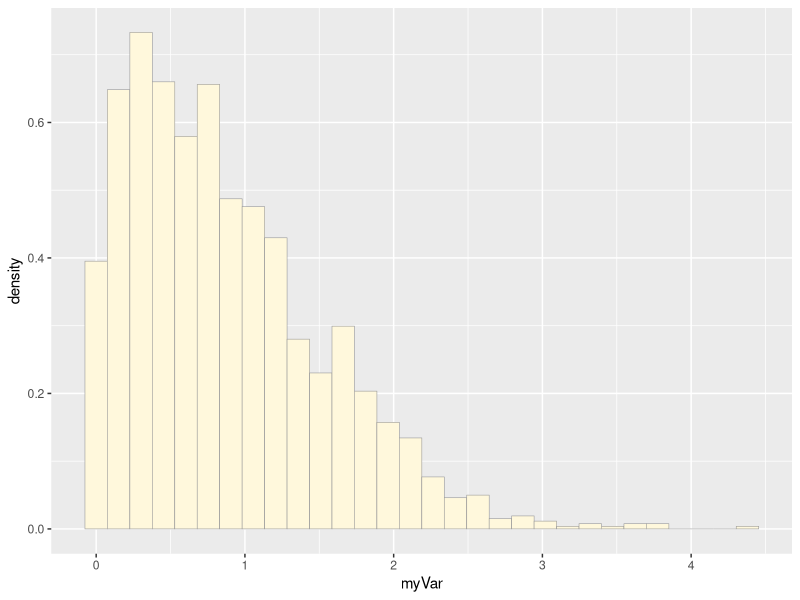
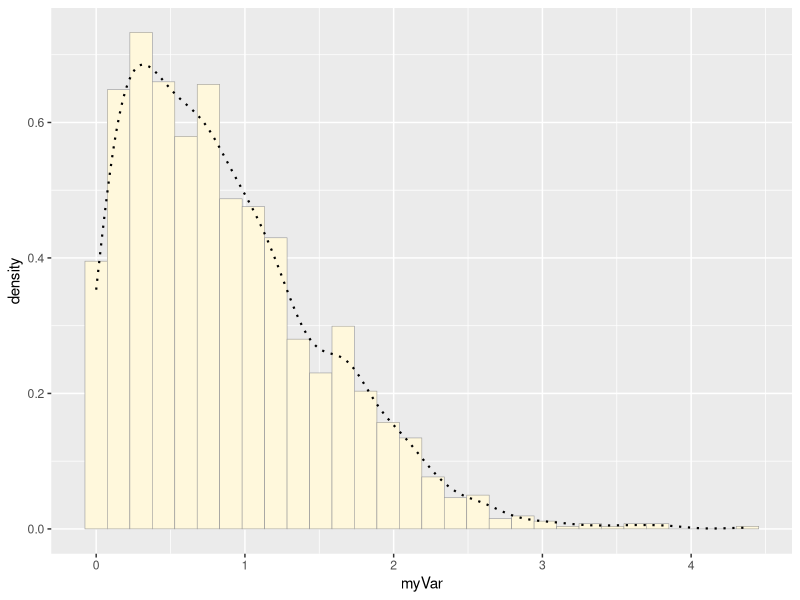
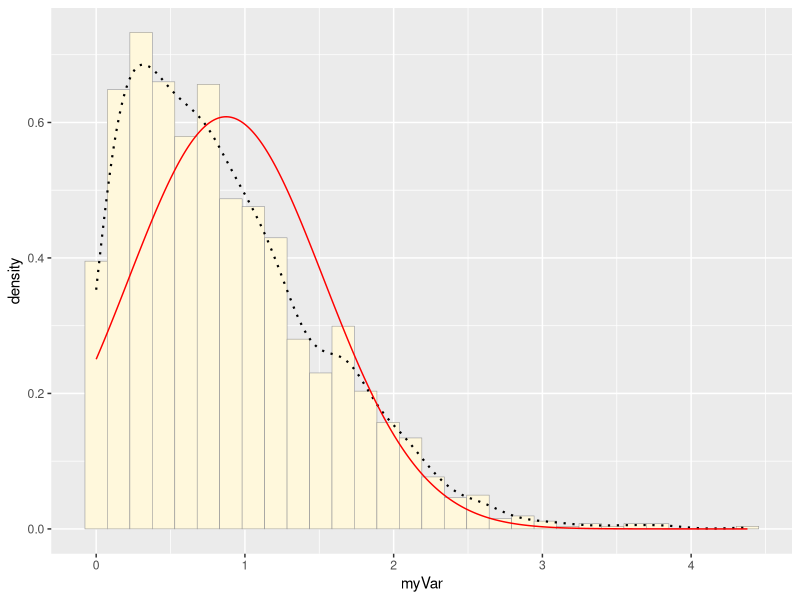
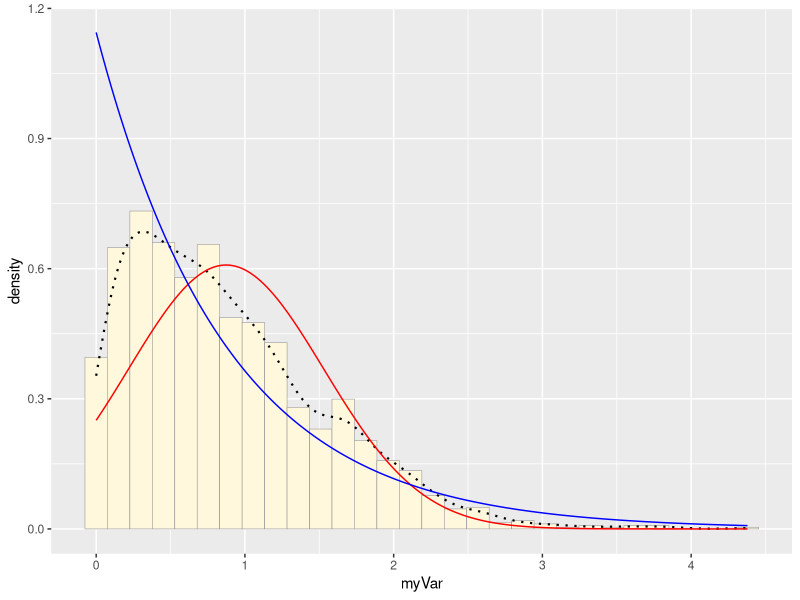
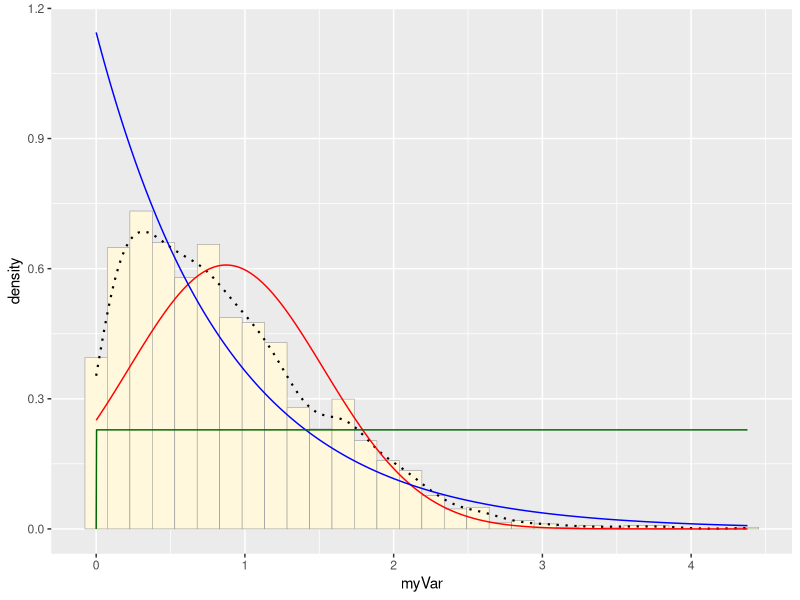
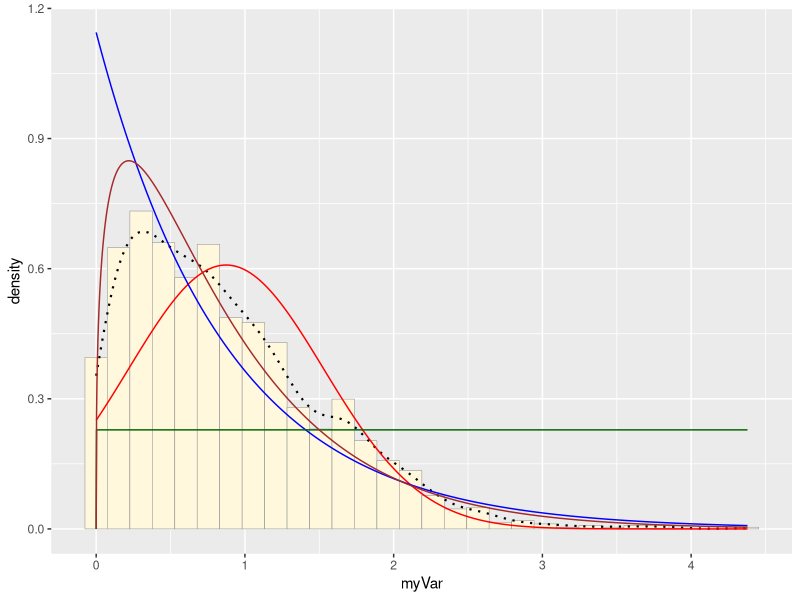
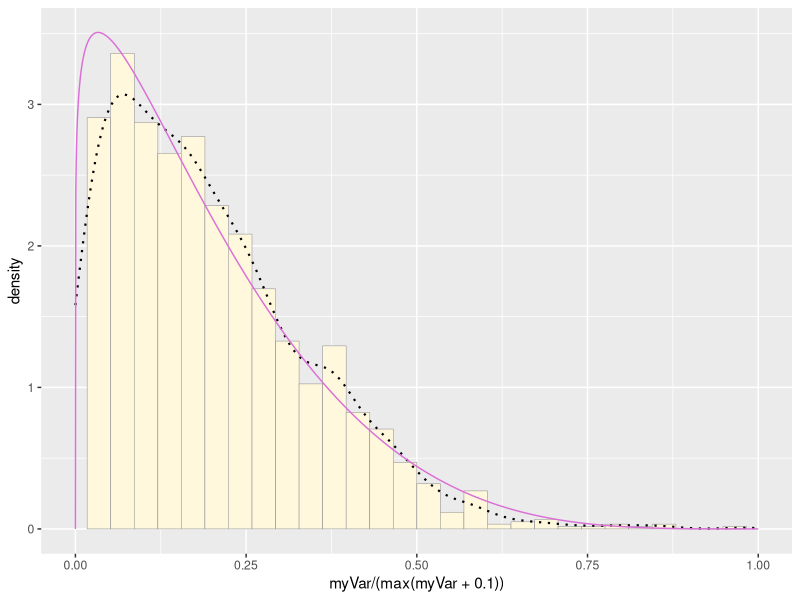
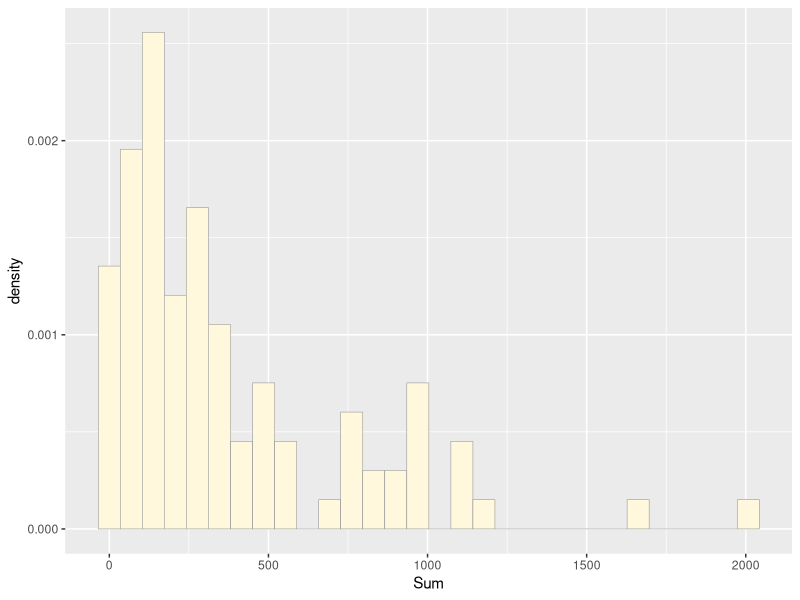

Here is the R script that generated these plots, in order: (Note: this script raises an error after producing the figures.)
###Libraries###
library(ggplot2)
library(MASS)

###Question1###

#Creating dummy dataframe
z <- rnorm(n=3000,mean=0.2)
z <- data.frame(1:3000,z)
names(z) <- list("ID","myVar")
z <- z[z$myVar>0,]
str(z)
summary(z$myVar)

#plot
p1 <- ggplot(data=z, aes(x=myVar, y=..density..)) +
  geom_histogram(color="grey60",fill="cornsilk",size=0.2) 
print(p1)

#adds curve to plot
p1 <-  p1 +  geom_density(linetype="dotted",size=0.75)
print(p1)

#fitting a normal distribution
normPars <- fitdistr(z$myVar,"normal")
print(normPars)
str(normPars)
normPars$estimate["mean"] # note structure of getting a named attribute

#Plot Normal 
meanML <- normPars$estimate["mean"]
sdML <- normPars$estimate["sd"]

xval <- seq(0,max(z$myVar),len=length(z$myVar))

stat <- stat_function(aes(x = xval, y = ..y..), fun = dnorm, colour="red", n = length(z$myVar), args = list(mean = meanML, sd = sdML))
p1 + stat

#Plot Exponential Dist
expoPars <- fitdistr(z$myVar,"exponential")
rateML <- expoPars$estimate["rate"]

stat2 <- stat_function(aes(x = xval, y = ..y..), fun = dexp, colour="blue", n = length(z$myVar), args = list(rate=rateML))
p1 + stat + stat2

#Plot uniform prob. dist
stat3 <- stat_function(aes(x = xval, y = ..y..), fun = dunif, colour="darkgreen", n = length(z$myVar), args = list(min=min(z$myVar), max=max(z$myVar)))
p1 + stat + stat2 + stat3

#Plot Gamma prob dist
gammaPars <- fitdistr(z$myVar,"gamma")
shapeML <- gammaPars$estimate["shape"]
rateML <- gammaPars$estimate["rate"]

stat4 <- stat_function(aes(x = xval, y = ..y..), fun = dgamma, colour="brown", n = length(z$myVar), args = list(shape=shapeML, rate=rateML))
p1 + stat + stat2 + stat3 + stat4

#Plot Bet prob dens
pSpecial <- ggplot(data=z, aes(x=myVar/(max(myVar + 0.1)), y=..density..)) +
  geom_histogram(color="grey60",fill="cornsilk",size=0.2) + 
  xlim(c(0,1)) +
  geom_density(size=0.75,linetype="dotted")

betaPars <- fitdistr(x=z$myVar/max(z$myVar + 0.1),start=list(shape1=1,shape2=2),"beta")
shape1ML <- betaPars$estimate["shape1"]
shape2ML <- betaPars$estimate["shape2"]

statSpecial <- stat_function(aes(x = xval, y = ..y..), fun = dbeta, colour="orchid", n = length(z$myVar), args = list(shape1=shape1ML,shape2=shape2ML))
pSpecial + statSpecial


###Question2##
setwd('D:/Dropbox/Reed/2019/DensityModifiedContagion')
DMC <- read.table("DMC.master.csv",header=TRUE,sep=",")
str(DMC)
summary(DMC)
#plot
p1 <- ggplot(data=DMC, aes(x=Sum, y=..density..)) +
  geom_histogram(color="grey60",fill="cornsilk",size=0.2) 
print(p1)

#adds curve to plot
p1 <-  p1 +  geom_density(linetype="dotted",size=0.75)
print(p1)

#fitting a normal distribution
normPars <- fitdistr(DMC$Sum,"normal")
print(normPars)
str(normPars)
normPars$estimate["mean"] # note structure of getting a named attribute

#Plot Normal 
meanML <- normPars$estimate["mean"]
sdML <- normPars$estimate["sd"]

xval <- seq(0,max(DMC$Sum),len=length(DMC$Sum))

stat <- stat_function(aes(x = xval, y = ..y..), fun = dnorm, colour="red", n = length(DMC$Sum), args = list(mean = meanML, sd = sdML))
p1 + stat

#Plot Exponential Dist
expoPars <- fitdistr(DMC$Sum,"exponential")
rateML <- expoPars$estimate["rate"]

stat2 <- stat_function(aes(x = xval, y = ..y..), fun = dexp, colour="blue", n = length(DMC$Sum), args = list(rate=rateML))
p1 + stat + stat2

#Plot uniform prob. dist
stat3 <- stat_function(aes(x = xval, y = ..y..), fun = dunif, colour="darkgreen", n = length(DMC$Sum), args = list(min=min(DMC$Sum), max=max(DMC$Sum)))
p1 + stat + stat2 + stat3

#Plot Gamma prob dist
gammaPars <- fitdistr(DMC$Sum,"gamma")
shapeML <- gammaPars$estimate["shape"]
rateML <- gammaPars$estimate["rate"]

stat4 <- stat_function(aes(x = xval, y = ..y..), fun = dgamma, colour="brown", n = length(DMC$Sum), args = list(shape=shapeML, rate=rateML))
p1 + stat + stat2 + stat3 + stat4

#Plot Beta prob dens
pSpecial <- ggplot(data=DMC, aes(x=Sum/(max(Sum + 0.1)), y=..density..)) +
  geom_histogram(color="grey60",fill="cornsilk",size=0.2) + 
  xlim(c(0,1)) +
  geom_density(size=0.75,linetype="dotted")

betaPars <- fitdistr(x=DMC$Sum/max(DMC$Sum + 0.1),start=list(shape1=1,shape2=2),"beta")
shape1ML <- betaPars$estimate["shape1"]
shape2ML <- betaPars$estimate["shape2"]

statSpecial <- stat_function(aes(x = xval, y = ..y..), fun = dbeta, colour="orchid", n = length(DMC$Sum), args = list(shape1=shape1ML,shape2=shape2ML))
pSpecial + statSpecial
